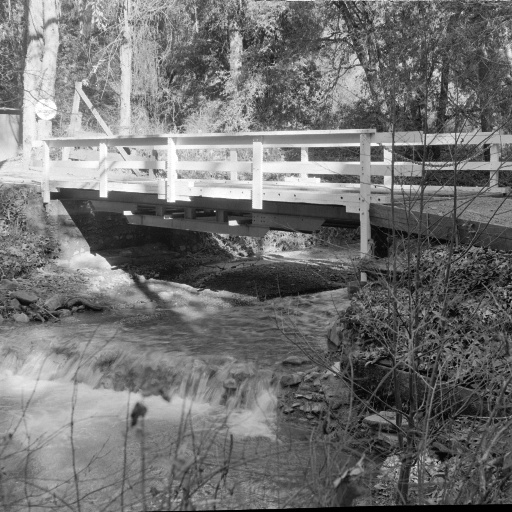
#> input picture images/bridge.bmp, 512 x 512 px
$ python exersise1c.py
#> lines starting #> are read from the running program, lines starting #| are printed output that depends on the picture; after the words box and inside, x2 and y2 are one past the last pixel; in counts of white or black regions, pixels touching at a corner belong together
import cv2
import matplotlib.pyplot as plt

imagePath = './images/bridge.bmp'
image = cv2.imread(imagePath)
#> image is the input picture: shape (512, 512, 3); min 0, max 255, mean 113.8
grayImage = cv2.cvtColor(image, cv2.COLOR_BGR2GRAY)

# Ψαννυ
edges = cv2.Canny(grayImage, 100, 200)  # τα Default thresholds στην Octave είναι 0.1 και 0.2, όπου στην OpenCV της python αντιστοιχούν σε 100 και 200 αντίστοιχα
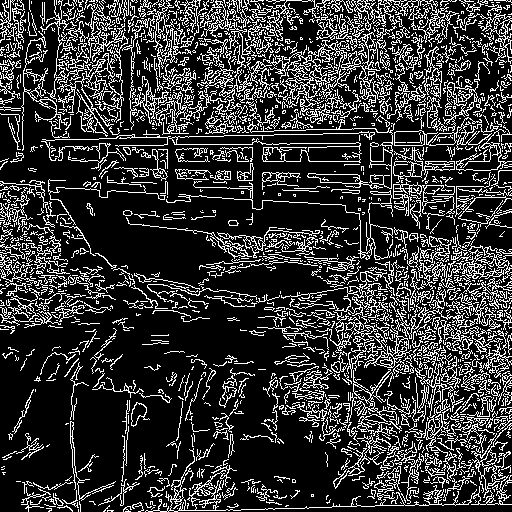
#> edges: shape (512, 512); 21.2% white in thin lines or dots

plt.figure(figsize=(10, 5))
plt.subplot(1, 2, 1)
plt.imshow(cv2.cvtColor(image, cv2.COLOR_BGR2RGB))
plt.title('Original Image')
plt.axis('off')
plt.subplot(1, 2, 2)
plt.imshow(edges, cmap='gray')
plt.title('Canny Edge Detection')
plt.axis('off')
plt.tight_layout()
plt.savefig('./resultsOneC/edgeDetectionCannyGirlFaceBridge.jpg')
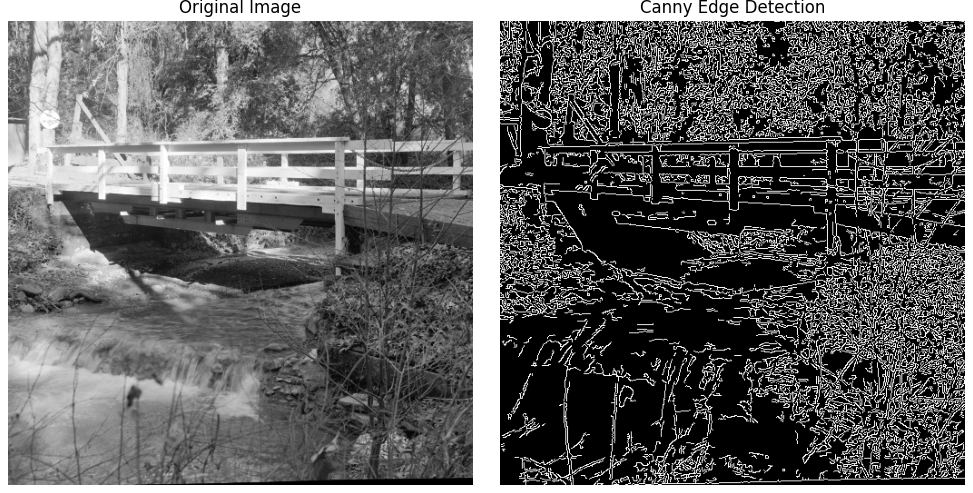
#> figure drawn by matplotlib, 2 panels
plt.show()

$ run again, with images/girlface.bmp copied over images/bridge.bmp
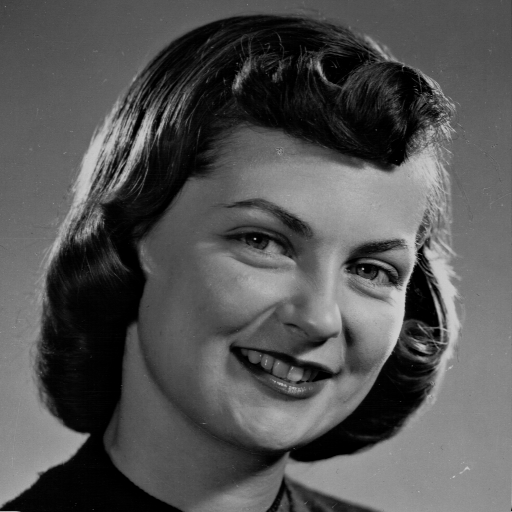
#> input picture images/girlface.bmp, 512 x 512 px
#> image is the input picture: shape (512, 512, 3); min 0, max 207, mean 83.6
#> `edges = cv2.Canny(grayImage, 100, 200)`:
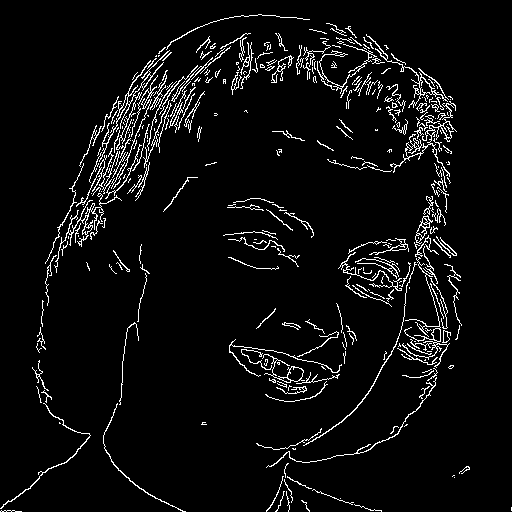
#> edges: shape (512, 512); 5.1% white in thin lines or dots
#> `plt.savefig('./resultsOneC/edgeDetectionCannyGirlFaceBridge.jpg')`:
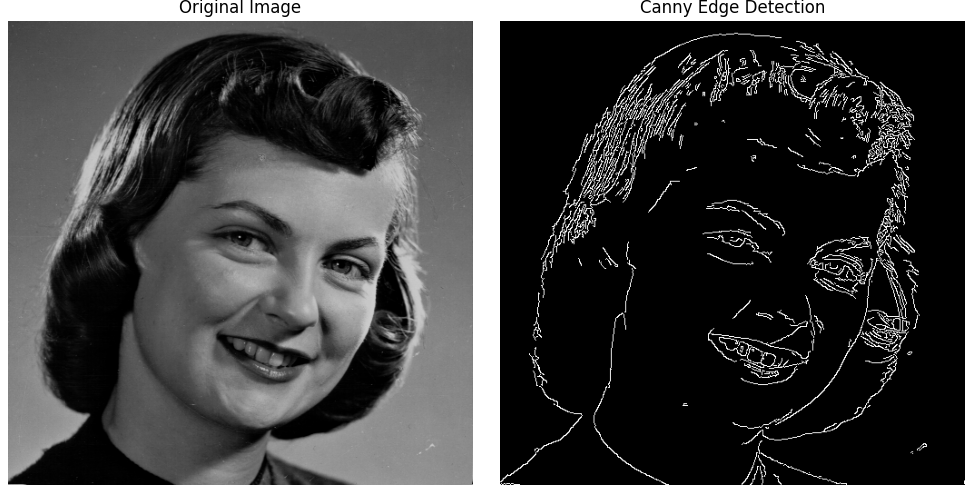
#> figure drawn by matplotlib, 2 panels

$ run again, with images/lighthouse.bmp copied over images/bridge.bmp
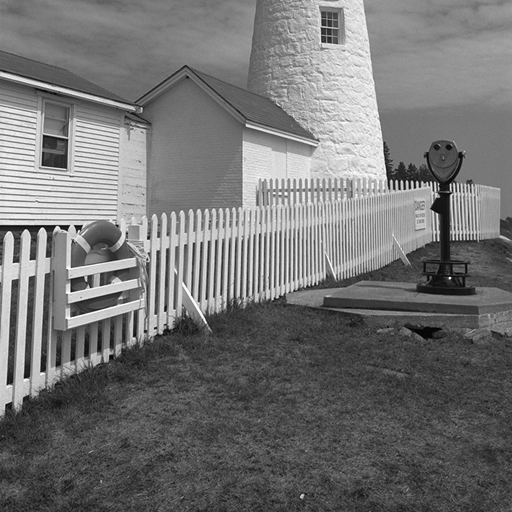
#> input picture images/lighthouse.bmp, 512 x 512 px
#> image is the input picture: shape (512, 512, 3); min 2, max 255, mean 115.4
#> `edges = cv2.Canny(grayImage, 100, 200)`:
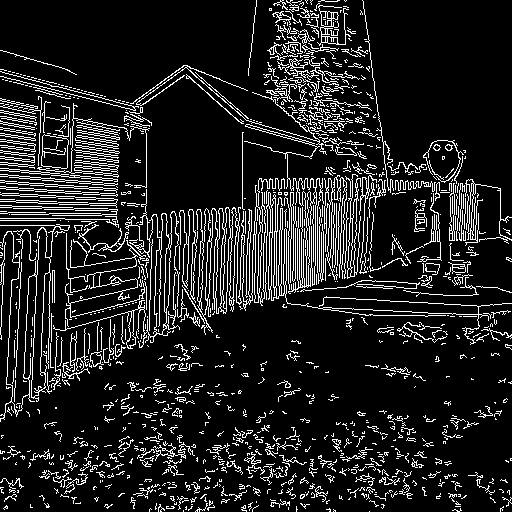
#> edges: shape (512, 512); 12.9% white in thin lines or dots
#> `plt.savefig('./resultsOneC/edgeDetectionCannyGirlFaceBridge.jpg')`:
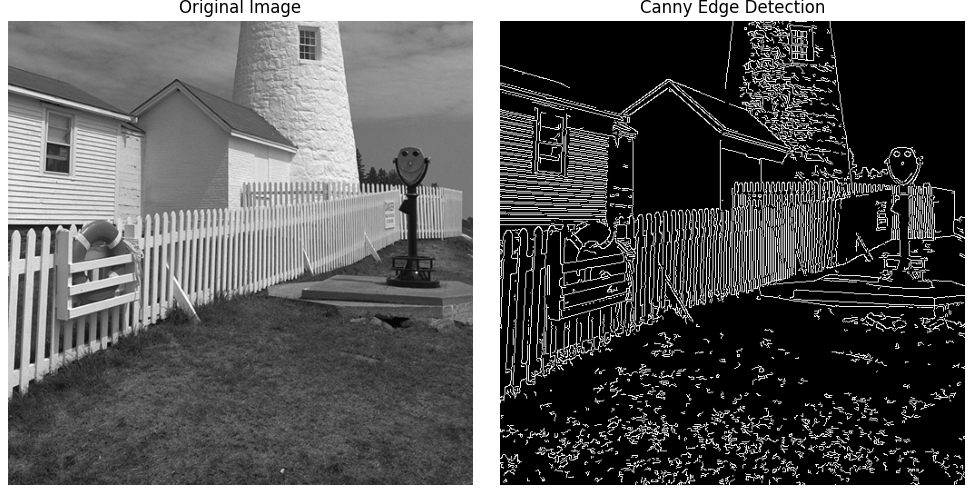
#> figure drawn by matplotlib, 2 panels

$ run again, with images/girl.png saved as images/bridge.bmp
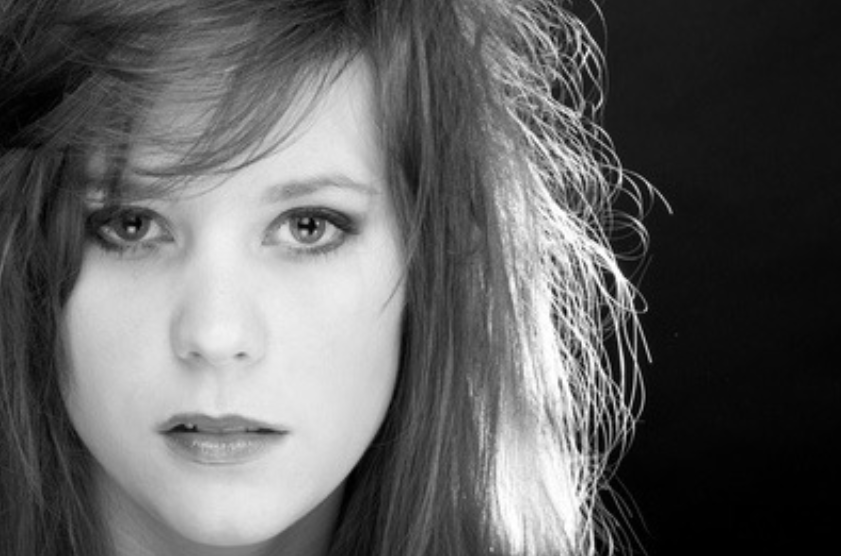
#> input picture images/girl.png, 841 x 556 px
#> image is the input picture: shape (556, 841, 3); min 0, max 255, mean 97
#> `edges = cv2.Canny(grayImage, 100, 200)`:
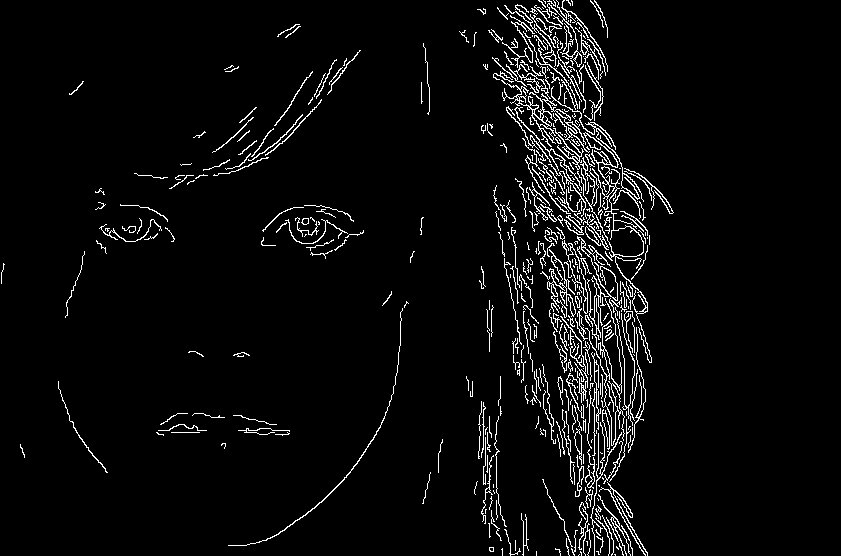
#> edges: shape (556, 841); 4.3% white in thin lines or dots, all inside (x1, y1, x2, y2) = (1, 0, 674, 556)
#> `plt.savefig('./resultsOneC/edgeDetectionCannyGirlFaceBridge.jpg')`:
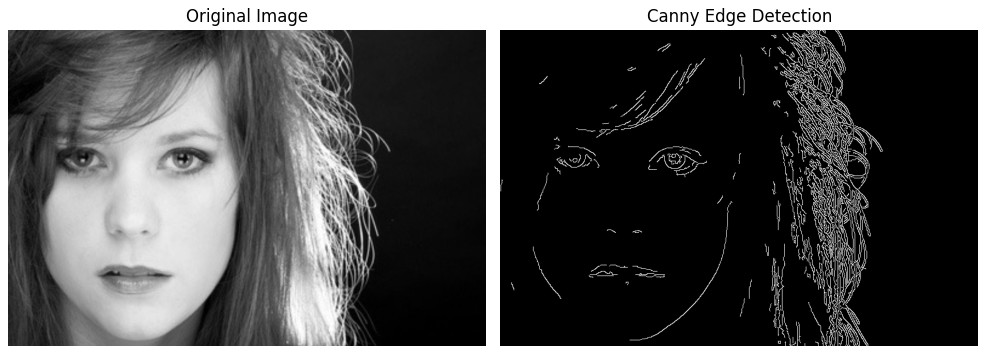
#> figure drawn by matplotlib, 2 panels
